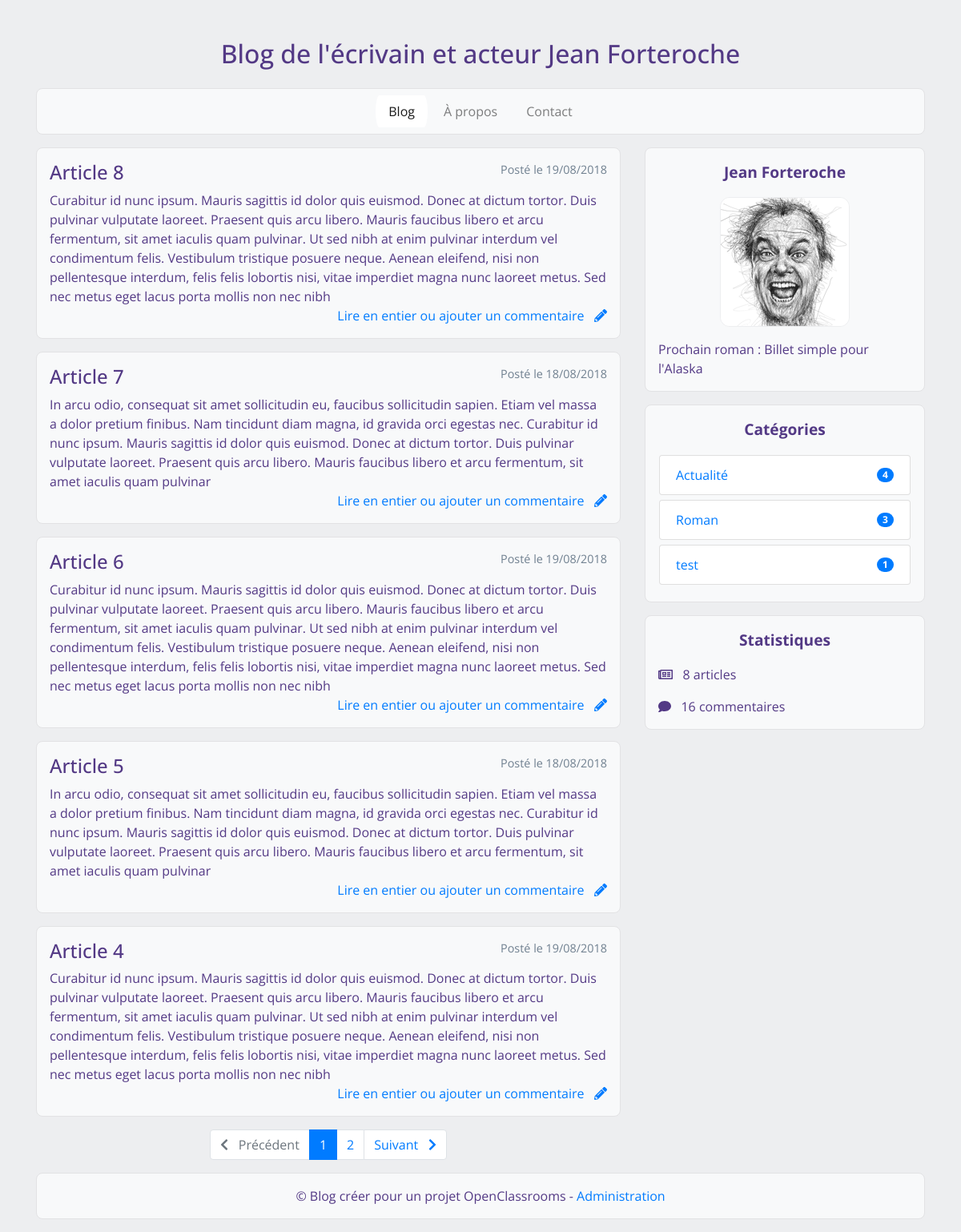
Before: / with the older database file.
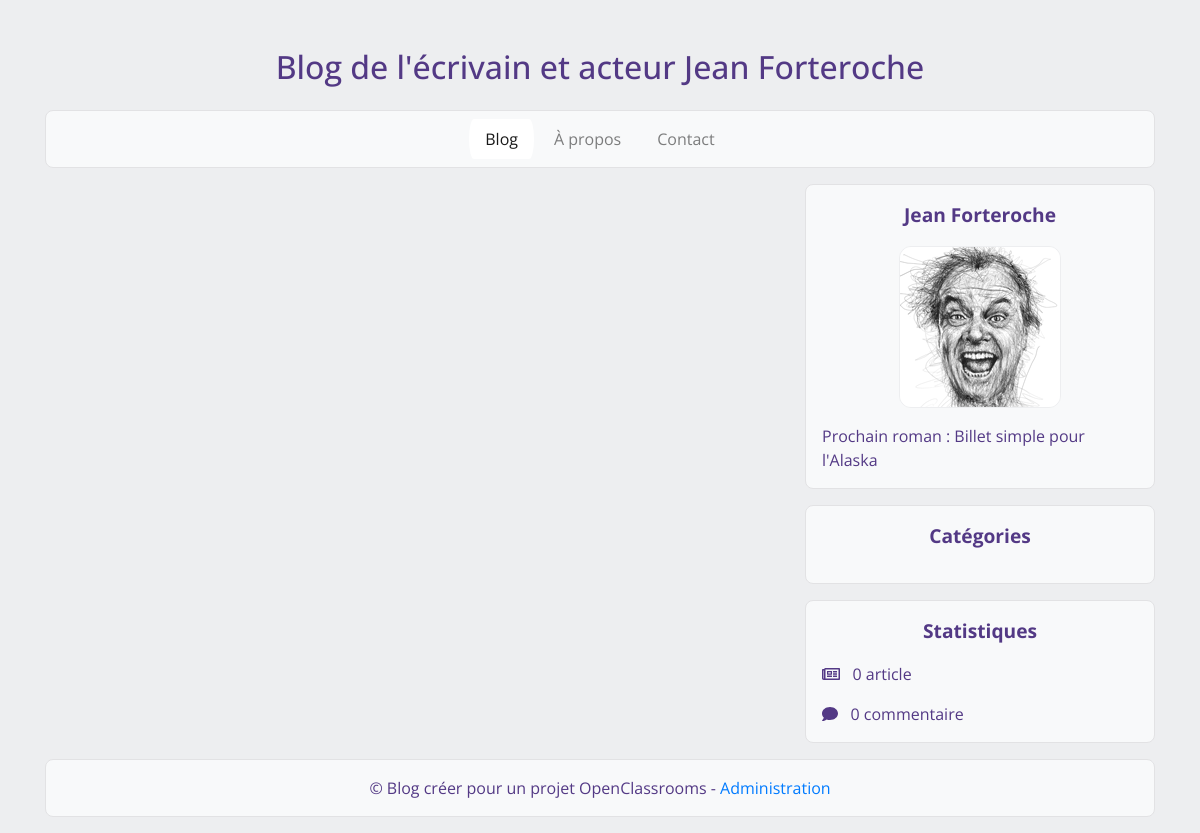
After: the same page with the newer database file.
### tables this page shows
CREATE TABLE `blog` (
  `id` int(11) NOT NULL,
  `categorie` tinyint(4) NOT NULL,
  `title` varchar(255) NOT NULL,
  `post` text NOT NULL,
  `post_date` datetime NOT NULL
);

CREATE TABLE `categorie` (
  `id` tinyint(4) NOT NULL,
  `name` varchar(255) NOT NULL
);

### controllers/frontend.php (called while the page is built, shortened)
<?php
require_once('models/config.php');
require_once('models/BlogManager.php');
function showBlog($pageId, $catId = '')
{
    $blogManager = new \OpenClassrooms\Projet4\Blog\BlogManager();
    $setTotalPosts = $blogManager->setTotalPosts();
    $pageIndex = $blogManager->getParameter();
    $categoryId = $blogManager->getCategoryId();
    $totalPosts = $blogManager->getTotalPosts();
    $posts = $blogManager->getPosts();
    $pagination = $blogManager->getPagination();
    $catSidebar = $blogManager->getCategorySideBar();
    $totalComments = $blogManager->getTotalComments();
    require('views/frontend/blogView.php');
}

### models/Manager.php (called while the page is built, shortened)
<?php
abstract class Manager
{
    final protected function dbConnect()
    {
        $db = new \PDO('mysql:host=localhost;dbname=projet4;charset=utf8', 'root', '');
        return $db;
    }
}

### models/config.php (called while the page is built, shortened)
<?php
$TITLEND = 'Blog de l\'écrivain et acteur Jean Forteroche';
$SHOWADMIN = true;
$POSTSPERPAGE = 5;

### models/BlogManager.php (called while the page is built, shortened)
<?php
require_once("models/Manager.php");
class BlogManager extends Manager
{
    private $_db;
    private $_parameter;
    private $_categoryId;
    private $_postsPerPage;
    private $_totalPosts;
    public function __construct()
    {
        $this->_db = $this->dbConnect();
        global $POSTSPERPAGE;
        $this->_postsPerPage = $POSTSPERPAGE;
    }
    public function setParameter($parameter)
    {
        $this->_parameter = (int) $parameter;
    }
    public function setCategoryId($parameter)
    {
        $this->_categoryId = (int) $parameter;
    }
    public function setTotalPosts()
    {
        if (empty($this->_categoryId)) {
            $req = $this->_db->query('SELECT COUNT(*) AS totalposts FROM blog');
            $data = $req->fetch();
            $this->_totalPosts = $data['totalposts'];
        } else {
            $req = $this->_db->query('SELECT COUNT(*) AS totalposts FROM blog WHERE categorie = ' . $this->_categoryId);
            $data = $req->fetch();
            $this->_totalPosts = $data['totalposts'];
        }
    }
    public function getTotalPosts()
    {
        return $this->_totalPosts;
    }
    public function getPagination()
    {
        $pagi  = ceil($this->_totalPosts / $this->_postsPerPage);
        return $pagi;
    }
    public function getParameter()
    {
        return $this->_parameter;
    }
    public function getPosts()
    {
        $firstMessageToShow = ($this->_parameter - 1) * $this->_postsPerPage;
        if (empty($this->_categoryId)) {
            $req = $this->_db->query('SELECT id, title, post, DATE_FORMAT(post_date, \'%d/%m/%Y\') AS creation_date_fr FROM blog
            ORDER BY id DESC LIMIT ' . $firstMessageToShow .' , ' . $this->_postsPerPage);
            return $req;
        } else {
            $req = $this->_db->query('SELECT id, title, post, DATE_FORMAT(post_date, \'%d/%m/%Y\') AS creation_date_fr FROM blog
            WHERE categorie = ' . $this->_categoryId . ' ORDER BY id DESC LIMIT ' . $firstMessageToShow .' , ' . $this->_postsPerPage);
            return $req;
        }
    }
    public function getCategorySideBar()
    {
        $req = $this->_db->query('
        SELECT c.id, c.name, COUNT(b.categorie) total
        FROM blog b
        LEFT JOIN categorie c
        ON c.id = b.categorie
        GROUP BY c.id, c.name
        ');
        return $req;
    }
    public function getTotalComments()
    {
        if (empty($this->_categoryId)) {
            $req = $this->_db->query('SELECT COUNT(*) AS numbercomments FROM comment');
            $data = $req->fetch();
            return $data['numbercomments'];
        }
    }
}

### views/frontend/blogView.php (the view, shortened to what this page needs)
<article class="col-md-8">
    <?php
    while ($post = $posts->fetch()) {
        ?>
    <div>
        <span class="datepost float-right">
            Posté le
            <?= $post['creation_date_fr'] ?>
        </span>
        <h2>
            <?= htmlspecialchars($post['title']) ?>
        </h2>
        <?= htmlspecialchars_decode($post['post']) ?>
        <p class="text-right"><a href="index.php?page=post&amp;id=<?= $post['id'] ?>">Lire
                en entier ou ajouter un commentaire &nbsp; <i class="fas fa-pencil-alt"></i></a></p>
    </div>
    <?php
    }
    ?>
    <?php if ($pagination > 1) {
        ?>
    <ul class="pagination justify-content-center">
        <li class="page-item <?php if ($pageIndex == 1) {
            echo 'disabled';
        } ?> ">
            <?php if (!empty($categoryId)): ?>
            <a class="page-link" href="index.php?page=blog&amp;cat=<?= $categoryId; ?>&amp;id=<?= $pageIndex-1; ?>">
                <i class="fas fa-chevron-left"></i> &nbsp; Précédent
            </a>
            <?php else: ?>
            <a class="page-link" href="index.php?page=blog&amp;id=<?= $pageIndex-1; ?>">
                <i class="fas fa-chevron-left"></i> &nbsp; Précédent
            </a>
            <?php endif; ?>
        </li>
        <?php
        for ($i = 1 ; $i <= $pagination ; $i++) {
            echo '<li class="page-item';
            if ($pageIndex == $i) {
                echo ' active';
            }
            echo '">';
            echo '<a class="page-link" href="index.php?page=blog';
            if (empty($categoryId)) {
                echo '&amp;id=' . $i . '">' . $i;
            } else {
                echo '&amp;cat=' . $categoryId . '&amp;id=' . $i . '">' . $i;
            }
            echo '</a>';
            echo '</li>';
        } ?>
        <li class="page-item <?php if ($pageIndex == $pagination) {
            echo 'disabled';
        } ?> ">
            <?php if (!empty($categoryId)): ?>
            <a class="page-link" href="index.php?page=blog&amp;cat=<?= $categoryId; ?>&amp;id=<?= $pageIndex+1; ?>">
                Suivant &nbsp; <i class="fas fa-chevron-right"></i>
            </a>
            <?php else: ?>
            <a class="page-link" href="index.php?page=blog&amp;id=<?= $pageIndex+1; ?>">
                Suivant &nbsp; <i class="fas fa-chevron-right"></i>
            </a>
            <?php endif; ?>
        </li>
    </ul>
    <?php
    } ?>
</article>
<aside class="col-md-4">
    <div>
        <p class="asidetitle">Jean Forteroche</p>
        <img class="mx-auto d-block" src="./public/images/visage.png" alt="ma tete" />
        <p>Prochain roman : Billet simple pour l'Alaska</p>
    </div>
    <div>
        <p class="asidetitle">Catégories</p>
        <ul class="list-group">
            <?php
            while ($category = $catSidebar->fetch()) {
                ?>
            <a href="./index.php?page=blog&amp;cat=<?= $category['id'] ?>">
                <li class="list-group-item d-flex justify-content-between align-items-center
                    <?php if (!empty($categoryId) && $categoryId == $category['id']) {
                    echo ' active bg-secondary';
                } ?>
                ">
                    <?= $category['name'] ?>
                    <span class="badge badge-pill
                    <?php if (!empty($categoryId) && $categoryId == $category['id']): ?>
                     badge-light
                        <?php else: ?>
                         badge-primary
                            <?php endif; ?>
                    ">
                        <?= $category['total'] ?>
                    </span>
                </li>
            </a>
            <?php
            }
            ?>
        </ul>
    </div>
    <div>
        <p class="asidetitle">
            <?php
            if (!empty($categoryId)) {
                echo $categoryName.' :';
            } else {
                echo 'Statistiques';
            }
            ?>
        </p>
        <p><i class="far fa-newspaper"></i> &nbsp;
            <?= $totalPosts . ' article';
            if ($totalPosts > 1) {
                echo 's';
            } ?>
        </p>
        <p><i class="fas fa-comment"></i> &nbsp;
            <?= $totalComments . ' commentaire';
            if ($totalComments > 1) {
                echo 's';
            } ?>
        </p>
    </div>
</aside>
<?php $content = ob_get_clean(); ?>
<?php require('template.php');

### index.php (shortened to what this page needs)
<?php
require('controllers/frontend.php');
try {
    if (isset($_GET['page'])) {
        if ($_GET['page'] == 'blog') {
            if (isset($_GET['cat']) && $_GET['cat'] > 0 && isset($_GET['id']) && $_GET['id'] > 0) {
                showBlog($_GET['id'], $_GET['cat']);
            } elseif (isset($_GET['cat']) && $_GET['cat'] > 0 && empty($_GET['id'])) {
                showBlog(1, $_GET['cat']);
            } elseif (isset($_GET['id']) && $_GET['id'] > 0) {
                showBlog($_GET['id']);
            }
        } elseif ($_GET['page'] == 'post') {
            if (isset($_GET['id']) && $_GET['id'] > 0) {
                showPost($_GET['id']);
            } else {
                throw new Exception('Aucun identifiant de billet envoyé');
            }
        } elseif ($_GET['page'] == 'about') {
            showAbout();
        } elseif ($_GET['page'] == 'contact') {
            if (isset($_GET['status']) && $_GET['status'] == 'sended') {
                showContact(true);
            } else {
                showContact();
            }
        } elseif ($_GET['page'] == 'admin') {
            if (isset($_GET['cat']) && $_GET['cat'] > 0 && isset($_GET['id']) && $_GET['id'] > 0) {
                showAdmin($_GET['id'], $_GET['cat']);
            } elseif (isset($_GET['cat']) && $_GET['cat'] > 0 && empty($_GET['id'])) {
                showAdmin(1, $_GET['cat']);
            } elseif (isset($_GET['id']) && $_GET['id'] > 0) {
                showAdmin($_GET['id']);
            } else {
                showAdmin(1);
            }
        } elseif ($_GET['page'] == 'new') {
            showCreatePost();
        }
    } else {
        showBlog(1);
    }
} catch (Exception $e) {
    echo 'Erreur : ' . $e->getMessage();
}

### views/frontend/template.php (shortened to what this page needs)
<!DOCTYPE html>
<html lang="fr">
<?php
    global $TITLEND, $SHOWADMIN;
    $activeMenu = ' active';
?>
<head>
    <link rel="stylesheet" href="//stackpath.bootstrapcdn.com/bootstrap/4.1.3/css/bootstrap.min.css"
>
    <link rel="stylesheet" href="./public/css/style.css" />
</head>
<body>
    <div class="container">
        <header>
            <h1>
                <a class="none" href="index.php">
                    <?= $TITLEND ?>
                </a>
            </h1>
        </header>
        <nav class="navbar navbar-expand navbar-light bg-light">
            <ul class="navbar-nav mx-auto">
                <li class="nav-item
                    <?php
                    if (empty($_GET['page']) || $_GET['page'] == 'blog' || $_GET['page'] == 'category' || $_GET['page'] == 'post') {
                        echo $activeMenu;
                    }
                    ?>
                ">
                    <a class="nav-link" href="index.php">Blog
                    </a>
                </li>
                <li class="nav-item
                    <?php
                    if (isset($_GET['page']) && $_GET['page'] == 'about') {
                        echo $activeMenu;
                    }
                    ?>
                ">
                    <a class="nav-link" href="index.php?page=about">À propos
                    </a>
                </li>
                <li class="nav-item
                    <?php
                    if (isset($_GET['page']) && $_GET['page'] == 'contact') {
                        echo $activeMenu;
                    }
                    ?>
                ">
                    <a class="nav-link" href="index.php?page=contact">Contact
                    </a>
                </li>
            </ul>
        </nav>
        <section class="row">
            <?= $content ?>
        </section>
        <footer>
            <p class="text-center">&copy; Blog créer pour un projet OpenClassrooms
                <?php
                if ($SHOWADMIN) {
                    echo ' - <a href="index.php?page=admin">Administration</a>';
                }
                ?>
            </p>
        </footer>
    </div>
</body>
</html>

### public/css/style.css (style rules this page uses)
body { font-family: 'Open Sans', sans-serif; margin-top: 48px; color: #533985; background: #edeef0; }
h1 { font-size: 2em; padding-bottom: 16px; text-align: center; }
nav, section > article > div, section > aside > div, footer { background-color: #f8f9fa; margin-bottom: 16px; padding: 1em 1em 0 1em; border: 1px solid #e2e2e4; -webkit-border-radius: 8px; -moz-border-radius: 8px; border-radius: 8px; }
nav > ul > li { padding: 0 8px; margin: 0 2px; }
nav > ul > li.active { background-color: white; -webkit-border-radius: 8px/32px; -moz-border-radius: 8px/32px; border-radius: 8px/32px; }
div > img { border: 1px solid #edeef0; -webkit-border-radius: 12px; -moz-border-radius: 12px; border-radius: 12px; margin-bottom: 16px; }
a.none { text-decoration: none; color: inherit; }
.asidetitle { font-size: 1.2em; font-weight: bold; text-align: center; }
h2 { font-size: 1.5em; }
div > ul > a { margin-bottom: 4px; border: 1px solid transparent; }
.list-group { margin-bottom: 16px; }
.datepost { font-weight: none; color: slategrey; font-size: 0.9em; }

Changed rows visible on the page:
removed blog: creation_date_fr "19/08/2018", title "Article 8", post "Curabitur id nunc ipsum. Mauris sagittis id dolor quis euismod. Donec at dictum tortor. Duis pulvinar vulputate laoreet. Praesent quis arcu libero. Mauris faucibus libero et arcu fermentum, sit amet iaculis quam pulvinar. Ut sed nibh at enim pulvinar interdum vel condimentum felis. Vestibulum tristique posuere neque. Aenean eleifend, nisi non pellentesque interdum, felis felis lobortis nisi, vitae imperdiet magna nunc laoreet metus. Sed nec metus eget lacus porta mollis non nec nibh"
removed blog: creation_date_fr "18/08/2018", title "Article 7", post "In arcu odio, consequat sit amet sollicitudin eu, faucibus sollicitudin sapien. Etiam vel massa a dolor pretium finibus. Nam tincidunt diam magna, id gravida orci egestas nec. Curabitur id nunc ipsum. Mauris sagittis id dolor quis euismod. Donec at dictum tortor. Duis pulvinar vulputate laoreet. Praesent quis arcu libero. Mauris faucibus libero et arcu fermentum, sit amet iaculis quam pulvinar"
removed blog: creation_date_fr "19/08/2018", title "Article 6", post "Curabitur id nunc ipsum. Mauris sagittis id dolor quis euismod. Donec at dictum tortor. Duis pulvinar vulputate laoreet. Praesent quis arcu libero. Mauris faucibus libero et arcu fermentum, sit amet iaculis quam pulvinar. Ut sed nibh at enim pulvinar interdum vel condimentum felis. Vestibulum tristique posuere neque. Aenean eleifend, nisi non pellentesque interdum, felis felis lobortis nisi, vitae imperdiet magna nunc laoreet metus. Sed nec metus eget lacus porta mollis non nec nibh"
removed blog: creation_date_fr "18/08/2018", title "Article 5", post "In arcu odio, consequat sit amet sollicitudin eu, faucibus sollicitudin sapien. Etiam vel massa a dolor pretium finibus. Nam tincidunt diam magna, id gravida orci egestas nec. Curabitur id nunc ipsum. Mauris sagittis id dolor quis euismod. Donec at dictum tortor. Duis pulvinar vulputate laoreet. Praesent quis arcu libero. Mauris faucibus libero et arcu fermentum, sit amet iaculis quam pulvinar"
removed blog: creation_date_fr "19/08/2018", title "Article 4", post "Curabitur id nunc ipsum. Mauris sagittis id dolor quis euismod. Donec at dictum tortor. Duis pulvinar vulputate laoreet. Praesent quis arcu libero. Mauris faucibus libero et arcu fermentum, sit amet iaculis quam pulvinar. Ut sed nibh at enim pulvinar interdum vel condimentum felis. Vestibulum tristique posuere neque. Aenean eleifend, nisi non pellentesque interdum, felis felis lobortis nisi, vitae imperdiet magna nunc laoreet metus. Sed nec metus eget lacus porta mollis non nec nibh"
removed categorie: name "Actualité", total "4"
removed categorie: name "Roman", total "3"
removed categorie: name "test", total "1"
Other visible differences:
$totalPosts: "8" → "0"
$totalComments: "16" → "0"
text no longer shown: "Précédent Suivant s s"
list line gone: "1"
list line gone: "2"
